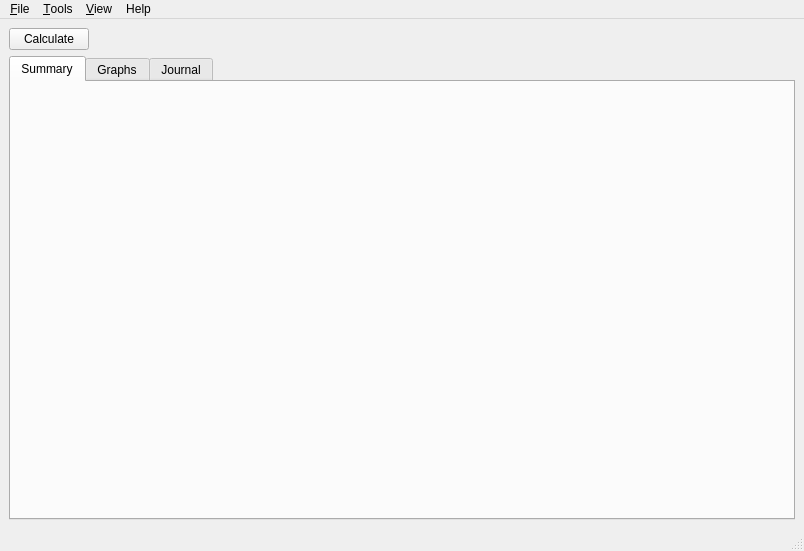
<?xml version="1.0" encoding="UTF-8"?>
<ui version="4.0">
 <class>AkCalculatorMainView</class>
 <widget class="QMainWindow" name="AkCalculatorMainView">
  <property name="geometry">
   <rect>
    <x>0</x>
    <y>0</y>
    <width>804</width>
    <height>551</height>
   </rect>
  </property>
  <property name="sizePolicy">
   <sizepolicy hsizetype="Minimum" vsizetype="Minimum">
    <horstretch>0</horstretch>
    <verstretch>0</verstretch>
   </sizepolicy>
  </property>
  <property name="windowTitle">
   <string>MainWindow</string>
  </property>
  <widget class="QWidget" name="centralwidget">
   <layout class="QVBoxLayout" name="verticalLayout">
    <item>
     <layout class="QHBoxLayout" name="hBoxCalculate">
      <item alignment="Qt::AlignLeft">
       <widget class="QPushButton" name="btnCalculate">
        <property name="text">
         <string>Calculate</string>
        </property>
       </widget>
      </item>
     </layout>
    </item>
    <item>
     <widget class="QTabWidget" name="notebook">
      <property name="toolTip">
       <string/>
      </property>
      <property name="styleSheet">
       <string notr="true"/>
      </property>
      <property name="currentIndex">
       <number>0</number>
      </property>
      <widget class="QWidget" name="tabSummary">
       <attribute name="title">
        <string>Summary</string>
       </attribute>
      </widget>
      <widget class="QWidget" name="tabGraphs">
       <attribute name="title">
        <string>Graphs</string>
       </attribute>
      </widget>
      <widget class="QWidget" name="tabJournal">
       <attribute name="title">
        <string>Journal</string>
       </attribute>
       <layout class="QVBoxLayout" name="verticalLayout_3" stretch="1,4">
        <item>
         <layout class="QHBoxLayout" name="hBoxTop" stretch="0,3">
          <item>
           <layout class="QVBoxLayout" name="hBoxCalendar">
            <item>
             <widget class="QCalendarWidget" name="calendar">
              <property name="sizePolicy">
               <sizepolicy hsizetype="Minimum" vsizetype="Minimum">
                <horstretch>0</horstretch>
                <verstretch>0</verstretch>
               </sizepolicy>
              </property>
             </widget>
            </item>
            <item>
             <layout class="QHBoxLayout" name="hBoxButtonsOKClear">
              <item>
               <widget class="QPushButton" name="btnOK">
                <property name="enabled">
                 <bool>true</bool>
                </property>
                <property name="sizePolicy">
                 <sizepolicy hsizetype="Fixed" vsizetype="Fixed">
                  <horstretch>0</horstretch>
                  <verstretch>0</verstretch>
                 </sizepolicy>
                </property>
                <property name="maximumSize">
                 <size>
                  <width>80</width>
                  <height>16777215</height>
                 </size>
                </property>
                <property name="text">
                 <string>OK</string>
                </property>
               </widget>
              </item>
              <item>
               <widget class="QPushButton" name="btnClear">
                <property name="sizePolicy">
                 <sizepolicy hsizetype="Fixed" vsizetype="Fixed">
                  <horstretch>0</horstretch>
                  <verstretch>0</verstretch>
                 </sizepolicy>
                </property>
                <property name="maximumSize">
                 <size>
                  <width>80</width>
                  <height>16777215</height>
                 </size>
                </property>
                <property name="text">
                 <string>Clear</string>
                </property>
               </widget>
              </item>
             </layout>
            </item>
           </layout>
          </item>
          <item>
           <widget class="QTextEdit" name="textNote">
            <property name="sizePolicy">
             <sizepolicy hsizetype="Expanding" vsizetype="Expanding">
              <horstretch>1</horstretch>
              <verstretch>0</verstretch>
             </sizepolicy>
            </property>
           </widget>
          </item>
         </layout>
        </item>
        <item>
         <widget class="QListWidget" name="listNotes"/>
        </item>
       </layout>
      </widget>
     </widget>
    </item>
   </layout>
  </widget>
  <widget class="QMenuBar" name="menubar">
   <property name="geometry">
    <rect>
     <x>0</x>
     <y>0</y>
     <width>804</width>
     <height>21</height>
    </rect>
   </property>
   <widget class="QMenu" name="menuFile">
    <property name="title">
     <string>&amp;File</string>
    </property>
    <addaction name="actionConnect"/>
    <addaction name="actionDisconnect"/>
    <addaction name="separator"/>
    <addaction name="actionExit"/>
   </widget>
   <widget class="QMenu" name="menuTools">
    <property name="title">
     <string>&amp;Tools</string>
    </property>
    <addaction name="actionInstrumentView"/>
    <addaction name="actionHistoricalView"/>
    <addaction name="separator"/>
    <addaction name="actionConnectionsView"/>
    <addaction name="actionOptionsView"/>
   </widget>
   <widget class="QMenu" name="menuView">
    <property name="title">
     <string>&amp;View</string>
    </property>
    <widget class="QMenu" name="menuPanels">
     <property name="title">
      <string>Panels</string>
     </property>
     <addaction name="actionSummary"/>
     <addaction name="actionGraphs"/>
     <addaction name="actionJournal"/>
    </widget>
    <addaction name="menuPanels"/>
   </widget>
   <widget class="QMenu" name="menuHelp">
    <property name="title">
     <string>Help</string>
    </property>
    <addaction name="actionHelp"/>
    <addaction name="actionAbout"/>
   </widget>
   <addaction name="menuFile"/>
   <addaction name="menuTools"/>
   <addaction name="menuView"/>
   <addaction name="menuHelp"/>
  </widget>
  <widget class="QStatusBar" name="statusbar"/>
  <action name="actionHelp">
   <property name="icon">
    <iconset resource="../resources/menuIcons.qrc">
     <normaloff>:/icons/menu/help.bmp</normaloff>:/icons/menu/help.bmp</iconset>
   </property>
   <property name="text">
    <string>Help</string>
   </property>
   <property name="shortcut">
    <string>F1</string>
   </property>
  </action>
  <action name="actionAbout">
   <property name="icon">
    <iconset resource="../resources/menuIcons.qrc">
     <normaloff>:/icons/menu/about.bmp</normaloff>:/icons/menu/about.bmp</iconset>
   </property>
   <property name="text">
    <string>About</string>
   </property>
  </action>
  <action name="actionConnect">
   <property name="icon">
    <iconset resource="../resources/menuIcons.qrc">
     <normaloff>:/icons/menu/connect.bmp</normaloff>:/icons/menu/connect.bmp</iconset>
   </property>
   <property name="text">
    <string>Connect...</string>
   </property>
  </action>
  <action name="actionDisconnect">
   <property name="icon">
    <iconset resource="../resources/menuIcons.qrc">
     <normaloff>:/icons/menu/disconnect.bmp</normaloff>:/icons/menu/disconnect.bmp</iconset>
   </property>
   <property name="text">
    <string>Disconnect...</string>
   </property>
  </action>
  <action name="actionExit">
   <property name="text">
    <string>Exit</string>
   </property>
   <property name="shortcut">
    <string>Ctrl+Q</string>
   </property>
  </action>
  <action name="actionInstrumentView">
   <property name="icon">
    <iconset resource="../resources/menuIcons.qrc">
     <normaloff>:/icons/menu/instruments.bmp</normaloff>:/icons/menu/instruments.bmp</iconset>
   </property>
   <property name="text">
    <string>Instrument Manager...</string>
   </property>
   <property name="shortcut">
    <string>Ctrl+I</string>
   </property>
  </action>
  <action name="actionHistoricalView">
   <property name="icon">
    <iconset resource="../resources/menuIcons.qrc">
     <normaloff>:/icons/menu/history.bmp</normaloff>:/icons/menu/history.bmp</iconset>
   </property>
   <property name="text">
    <string>Historical Data Manager...</string>
   </property>
   <property name="shortcut">
    <string>Ctrl+H</string>
   </property>
  </action>
  <action name="actionConnectionsView">
   <property name="icon">
    <iconset resource="../resources/menuIcons.qrc">
     <normaloff>:/icons/menu/connections.bmp</normaloff>:/icons/menu/connections.bmp</iconset>
   </property>
   <property name="text">
    <string>Connection Manager...</string>
   </property>
  </action>
  <action name="actionOptionsView">
   <property name="icon">
    <iconset resource="../resources/menuIcons.qrc">
     <normaloff>:/icons/menu/options.bmp</normaloff>:/icons/menu/options.bmp</iconset>
   </property>
   <property name="text">
    <string>Options...</string>
   </property>
   <property name="shortcut">
    <string>Ctrl+O</string>
   </property>
  </action>
  <action name="actionSummary">
   <property name="text">
    <string>Summary</string>
   </property>
  </action>
  <action name="actionGraphs">
   <property name="text">
    <string>Graphs</string>
   </property>
  </action>
  <action name="actionJournal">
   <property name="text">
    <string>Journal</string>
   </property>
  </action>
  <action name="actionJidem_na_Samui">
   <property name="text">
    <string>Jidem na Samui</string>
   </property>
  </action>
  <action name="actionNeeeee">
   <property name="text">
    <string>Neeeee</string>
   </property>
  </action>
  <action name="actionJoy">
   <property name="text">
    <string>Joy</string>
   </property>
  </action>
 </widget>
 <tabstops>
  <tabstop>btnCalculate</tabstop>
  <tabstop>notebook</tabstop>
 </tabstops>
 <resources>
  <include location="../resources/menuIcons.qrc"/>
 </resources>
 <connections>
  <connection>
   <sender>btnOK</sender>
   <signal>released()</signal>
   <receiver>listNotes</receiver>
   <slot>update()</slot>
   <hints>
    <hint type="sourcelabel">
     <x>99</x>
     <y>121</y>
    </hint>
    <hint type="destinationlabel">
     <x>101</x>
     <y>103</y>
    </hint>
   </hints>
  </connection>
  <connection>
   <sender>btnOK</sender>
   <signal>clicked()</signal>
   <receiver>calendar</receiver>
   <slot>showSelectedDate()</slot>
   <hints>
    <hint type="sourcelabel">
     <x>95</x>
     <y>121</y>
    </hint>
    <hint type="destinationlabel">
     <x>119</x>
     <y>121</y>
    </hint>
   </hints>
  </connection>
  <connection>
   <sender>btnClear</sender>
   <signal>clicked()</signal>
   <receiver>textNote</receiver>
   <slot>clear()</slot>
   <hints>
    <hint type="sourcelabel">
     <x>99</x>
     <y>121</y>
    </hint>
    <hint type="destinationlabel">
     <x>119</x>
     <y>121</y>
    </hint>
   </hints>
  </connection>
  <connection>
   <sender>btnOK</sender>
   <signal>clicked()</signal>
   <receiver>textNote</receiver>
   <slot>copy()</slot>
   <hints>
    <hint type="sourcelabel">
     <x>99</x>
     <y>121</y>
    </hint>
    <hint type="destinationlabel">
     <x>119</x>
     <y>121</y>
    </hint>
   </hints>
  </connection>
 </connections>
</ui>
